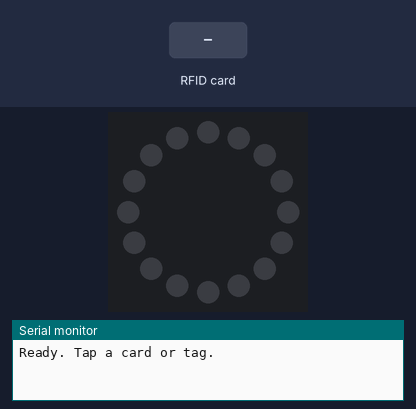
This sketch was run on a simulated Arduino Mega 2560, built with avr-gcc and run on an emulated ATmega2560. Parts: 16 RGB LEDs in a ring, first at the top, clockwise, the last lines printed to the serial monitor. The test bench sets the inputs (shaded band). Dim RGB values are drawn brighter than linear.

Above: at 1.2 s.
1.3 s: RFID card 6E 1C D7 06 held to the reader
At 2.2 s:
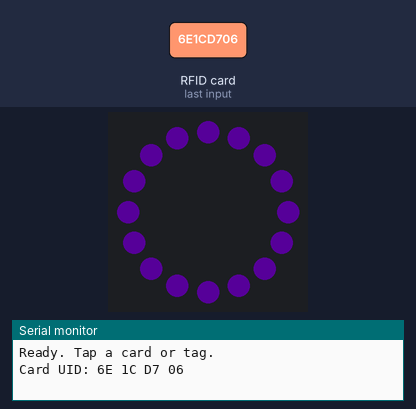
4.3 s: RFID card 31 17 00 64 held to the reader
At 4.9 s:
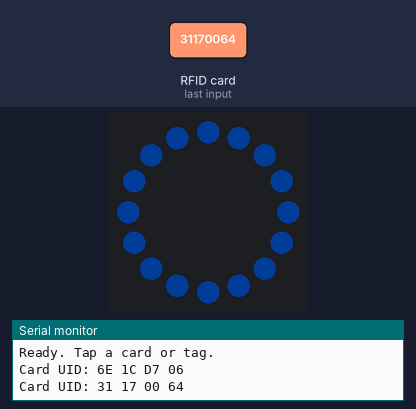
7.3 s: RFID card 5E 7A 19 C4 held to the reader
At 7.9 s:
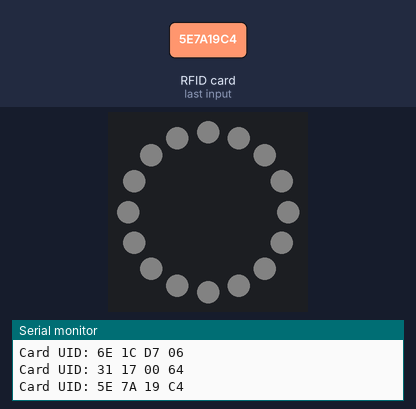
Timing chart, 0 to 10.3 s (numbered marks = the images above; inputs shaded):
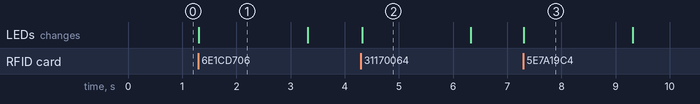

The sketch:

learning_garden_color_swap.ino
```cpp
// The Learning Garden - color swap test
// White card = purple, blue fob = blue, any other tag = soft white.
// Putting a different tag on the reader switches the color right away.

#include <SPI.h>
#include <MFRC522.h>
#include <Adafruit_NeoPixel.h>

// RFID reader pins (Arduino Mega)
#define RST_PIN 5
#define SS_PIN  53

// LED ring
#define LED_PIN     6
#define LED_COUNT   16
#define BRIGHTNESS  25     // 0-255

// Tag IDs
byte cardId[] = {0x6E, 0x1C, 0xD7, 0x06};
byte fobId[]  = {0x31, 0x17, 0x00, 0x64};

const unsigned long LIGHT_TIME_MS = 2000;   // how long the ring stays lit

// Timer instead of delay(), so the reader keeps checking for tags
unsigned long lightOnAt = 0;
bool lightOn = false;

MFRC522 reader(SS_PIN, RST_PIN);
Adafruit_NeoPixel ring(LED_COUNT, LED_PIN, NEO_GRB + NEO_KHZ800);

// True if the tag just read has the same 4-byte ID as storedId
bool idMatches(byte *storedId) {
  return reader.uid.size == 4 && memcmp(reader.uid.uidByte, storedId, 4) == 0;
}

void setup() {
  Serial.begin(9600);
  SPI.begin();
  reader.PCD_Init();

  ring.begin();
  ring.setBrightness(BRIGHTNESS);
  ring.clear();
  ring.show();

  Serial.println("Ready. Tap a card or tag.");
}

void loop() {
  // Turn the light off once its time is up.
  // This has to come first, before the returns below.
  if (lightOn && millis() - lightOnAt >= LIGHT_TIME_MS) {
    ring.clear();
    ring.show();
    lightOn = false;
  }

  // Wait until a new tag is on the reader
  if (!reader.PICC_IsNewCardPresent()) return;
  if (!reader.PICC_ReadCardSerial()) return;

  // Print the tag's ID
  Serial.print("Card UID:");
  for (byte i = 0; i < reader.uid.size; i++) {
    Serial.print(reader.uid.uidByte[i] < 0x10 ? " 0" : " ");
    Serial.print(reader.uid.uidByte[i], HEX);
  }
  Serial.println();

  // Pick the color for this tag
  uint32_t color;
  if (idMatches(cardId)) {
    color = ring.Color(140, 0, 255);   // purple
  } else if (idMatches(fobId)) {
    color = ring.Color(0, 100, 255);   // blue
  } else {
    color = ring.Color(60, 60, 60);    // soft white for unknown tags
  }

  // Light the ring and start (or restart) the timer
  ring.fill(color);
  ring.show();
  lightOnAt = millis();
  lightOn = true;

  // Put the tag to sleep so holding it there gives one reaction
  reader.PICC_HaltA();
}
```

Measured:
- after the input at 1.3 s, the LEDs: change at once (image 1)
- after the input at 4.3 s, the LEDs: change at once (image 2)
- after the input at 7.3 s, the LEDs: change at once (image 3)
- what the display in image 1 shows lasts 2.0 s, from 1.3 s to 3.3 s
